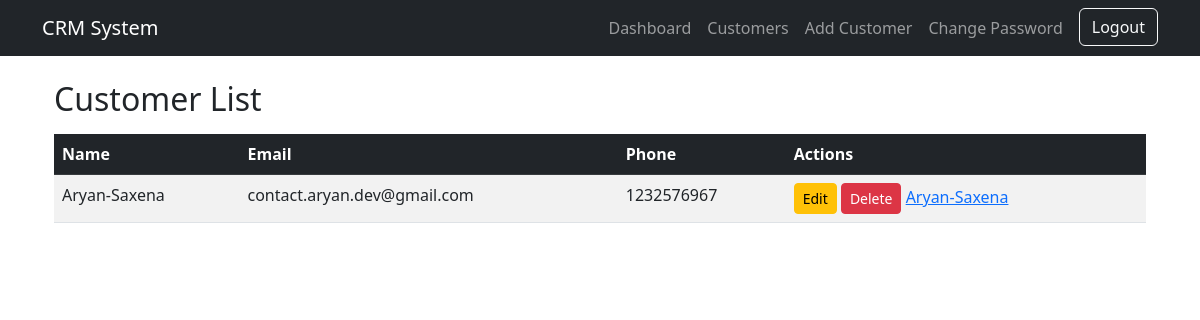
The app's page / (signed in) with its own data.
### crm/models.py (models this page shows, shortened)
class Customer(models.Model):
    name = models.CharField(max_length=200)
    email = models.EmailField()
    phone = models.CharField(max_length=20,null=True,blank=True)
    address = models.CharField(max_length=255, blank=True, null=True)
    MEMBERSHIP_CHOICES = [
        ('basic', 'Basic'),
        ('premium', 'Premium'),
        ('vip', 'VIP'),
    ]
    membership_type = models.CharField(max_length=10, choices=MEMBERSHIP_CHOICES, default='basic')
    membership_start_date = models.DateField(null=True, blank=True)
    membership_end_date = models.DateField(null=True, blank=True)
    is_active_member = models.BooleanField(default=True)
    emergency_contact = models.CharField(max_length=100, null=True, blank=True)
    notes = models.TextField(null=True, blank=True)

### crm/views.py (the view)
# urls.py: path('', customer_list, name='home'),
@login_required
def customer_list(request):
    customers = Customer.objects.all()
    return render(request, 'crm/customer_list.html',{'customers': customers})

### crm/templates/crm/customer_list.html (shortened to what this page needs)
<!DOCTYPE html>
<html lang="en">
    <head>
    </head>
    <body>
        {% extends 'base.html' %}
{% block content %}
<div class="container">
    <h2 class="mt-4 mb-3">Customer List</h2>
    <table class="table table-striped">
        <thead class="table-dark">
            <tr>
                <th>Name</th>
                <th>Email</th>
                <th>Phone</th>
                <th>Actions</th>
            </tr>
        </thead>
        <tbody>
            {% for customer in customers %}
            <tr>
                <td>{{ customer.name }}</td>
                <td>{{ customer.email }}</td>
                <td>{{ customer.phone }}</td>
                <td>
                    <a href="{% url 'edit_customer' customer.id %}" class="btn btn-warning btn-sm">Edit</a>
                    <a href="{% url 'delete_customer' customer.id %}" class="btn btn-danger btn-sm">Delete</a>
                    <a href="{% url 'customer_detail' customer.pk %}">{{ customer.name }}</a>
                </td>
            </tr>
            {% empty %}
            <tr>
                <td colspan="4" class="text-center">No customers found.</td>
            </tr>
            {% endfor %}
        </tbody>
    </table>
</div>
{% endblock %}

### records on screen
Customer: name "Aryan-Saxena", email "contact.aryan.dev@gmail.com", phone "1232576967"
